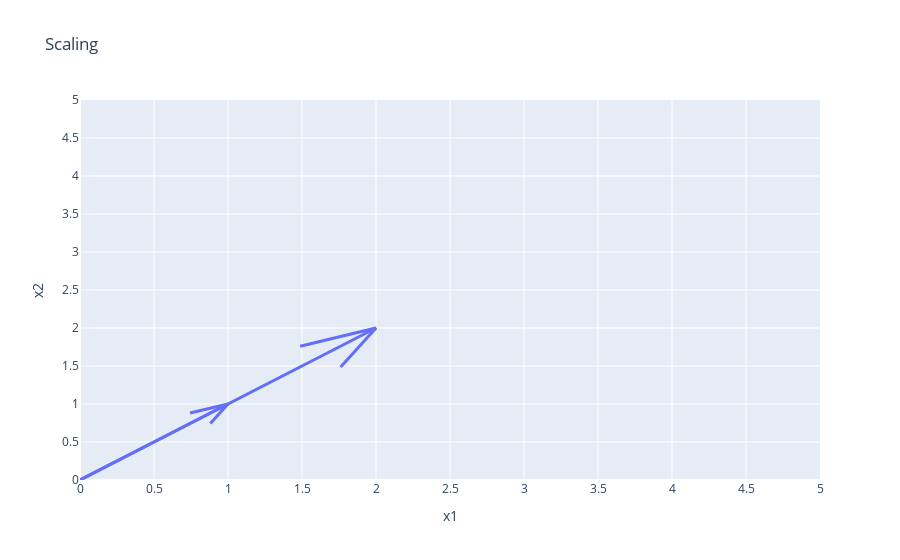

Notebook code for this chart:
### Markdown cell above
Generally, two of the most common types of linear transformations are __rotation__ and __scaling__ transformations. Scaling is a transformation that returns a scalar product of the input vector, whereas rotation is a transformation that does not affect the length of the vector, but rotates it in space. Examples of these are shown below.

$$\text{Scaling: } \begin{bmatrix}2 & 0 \\ 0 & 2\end{bmatrix} \times \begin{bmatrix}1 \\ 1\end{bmatrix} = \begin{bmatrix} 2 \\ 2\end{bmatrix}$$

### Code cell
x,y = np.array([0,0]),np.array([0,0])
u = np.array([1,2])
v = np.array([1,2])

fig = ff.create_quiver(x, y, u, v,
                       scale=1,
                       arrow_scale=.2,
                       name='quiver',
                       line_width=3
                      )

# # updating layout for a larger range of values and displaying axes
fig.update_layout(yaxis=dict(range=[0,5]),
                  xaxis=dict(range=[0,5]),
                  title="Scaling",
                  xaxis_title="x1",
                  yaxis_title="x2"
                 )
# fig.update_layout(xaxis=dict(range=[0,5]))

fig.update_yaxes(nticks=20)
fig.update_xaxes(nticks=20)


fig.show()

### Figure 1 — Plotly figure (JSON) as saved in the notebook; plotly's stock layout.template omitted (floating-point values rounded to 4 significant figures)
{"data": [{"line": {"width": 3}, "mode": "lines", "name": "quiver", "type": "scatter", "x": [0, 1, null, 0, 2, null, 0.8805, 1, 0.7437, null, 1.761, 2, 1.487, null], "y": [0, 1, null, 0, 2, null, 0.7437, 1, 0.8805, null, 1.487, 2, 1.761, null]}], "layout": {"hovermode": "closest", "title": {"text": "Scaling"}, "xaxis": {"nticks": 20, "range": [0, 5], "title": {"text": "x1"}}, "yaxis": {"nticks": 20, "range": [0, 5], "title": {"text": "x2"}}}}
